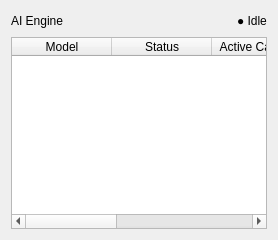
          <widget class="QFrame" name="frame_ai_status">
           <property name="frameShape">
            <enum>QFrame::NoFrame</enum>
           </property>
           <layout class="QVBoxLayout" name="verticalLayout_3">
            <item>
             <layout class="QHBoxLayout" name="layout_ai_header">
              <item>
               <widget class="QLabel" name="lbl_ai_status_title">
                <property name="text">
                 <string>AI Engine</string>
                </property>
               </widget>
              </item>
              <item>
               <spacer>
                <property name="orientation">
                 <enum>Qt::Horizontal</enum>
                </property>
                <property name="sizeHint" stdset="0">
                 <size>
                  <width>20</width>
                  <height>20</height>
                 </size>
                </property>
               </spacer>
              </item>
              <item>
               <widget class="QLabel" name="lbl_ai_engine_status">
                <property name="text">
                 <string>● Idle</string>
                </property>
               </widget>
              </item>
             </layout>
            </item>
            <item>
             <widget class="QTableWidget" name="table_ai_status">
              <property name="editTriggers">
               <set>QAbstractItemView::NoEditTriggers</set>
              </property>
              <property name="alternatingRowColors">
               <bool>true</bool>
              </property>
              <property name="selectionBehavior">
               <enum>QAbstractItemView::SelectRows</enum>
              </property>
              <property name="showGrid">
               <bool>false</bool>
              </property>
              <column>
               <property name="text">
                <string>Model</string>
               </property>
              </column>
              <column>
               <property name="text">
                <string>Status</string>
               </property>
              </column>
              <column>
               <property name="text">
                <string>Active Cameras</string>
               </property>
              </column>
              <column>
               <property name="text">
                <string>GPU %</string>
               </property>
              </column>
              <column>
               <property name="text">
                <string>Last ms</string>
               </property>
              </column>
             </widget>
            </item>
           </layout>
          </widget>
